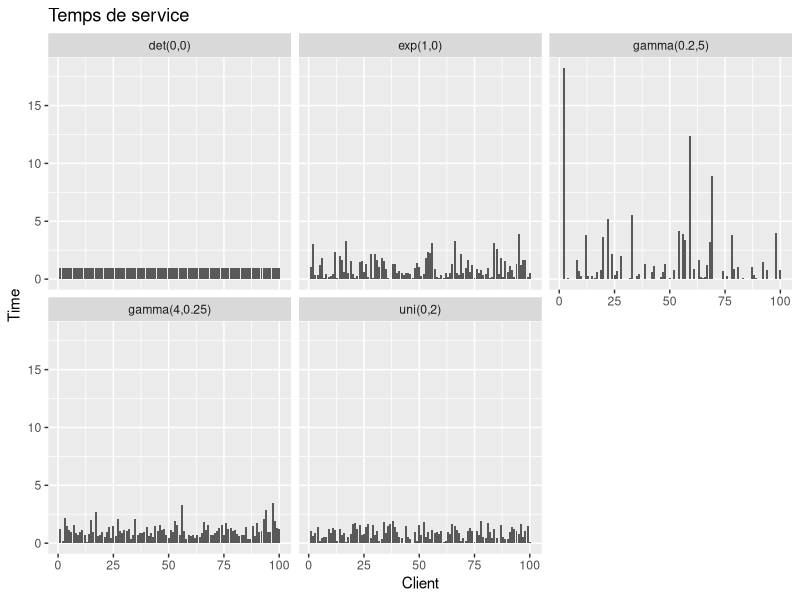
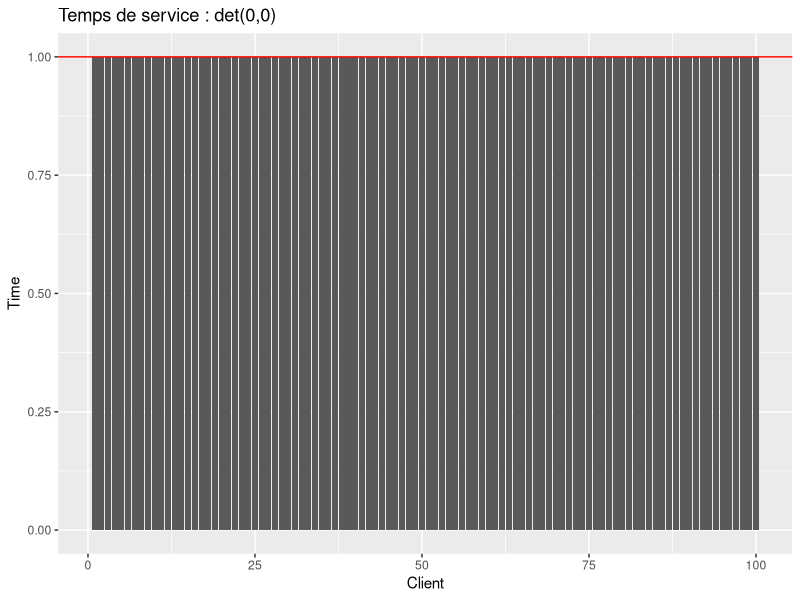
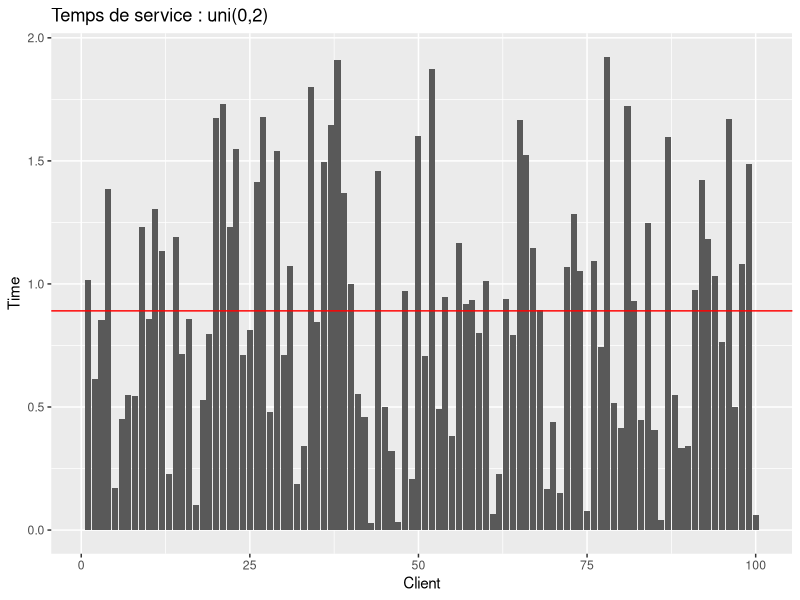
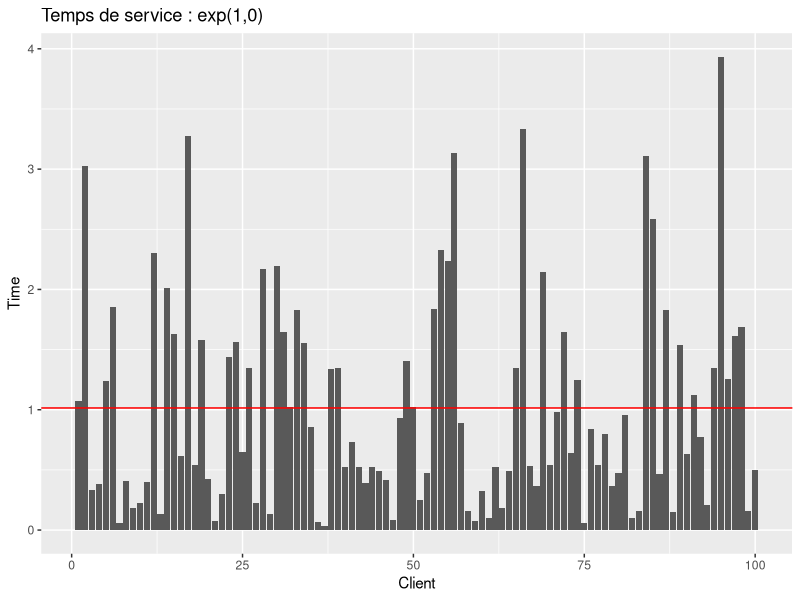
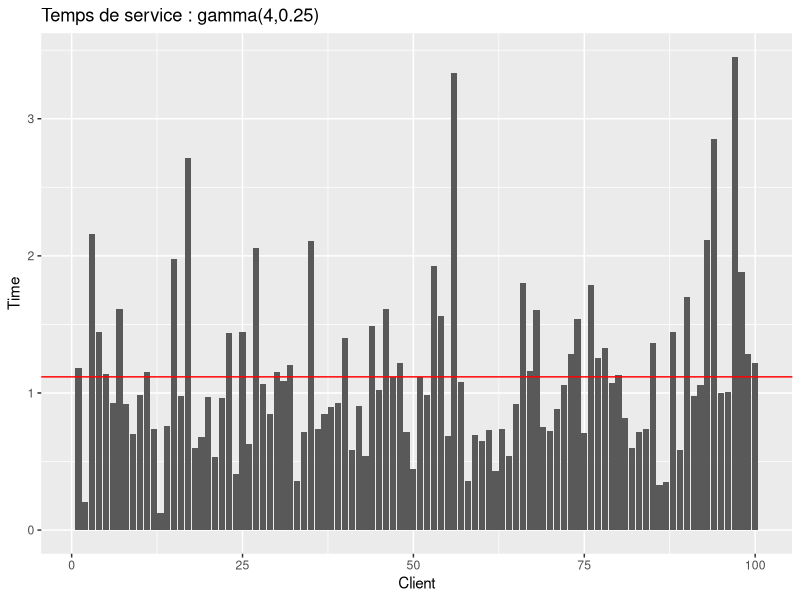
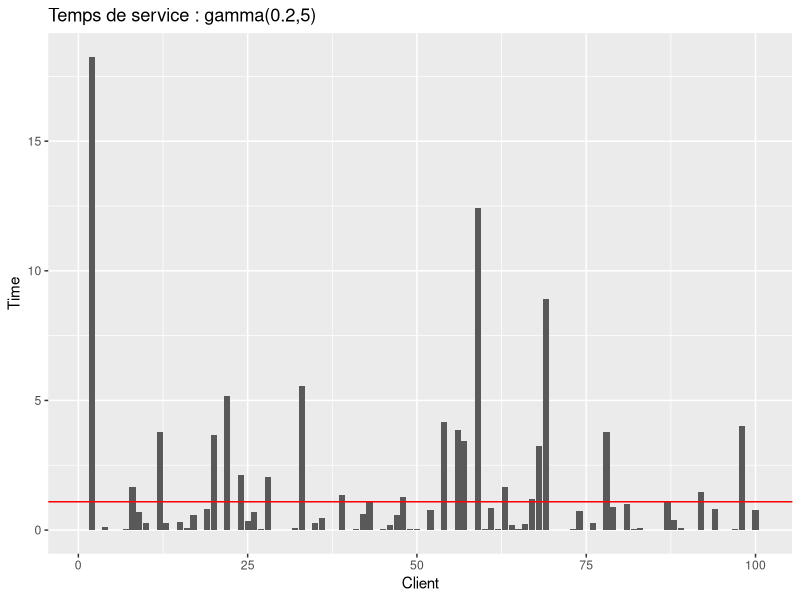
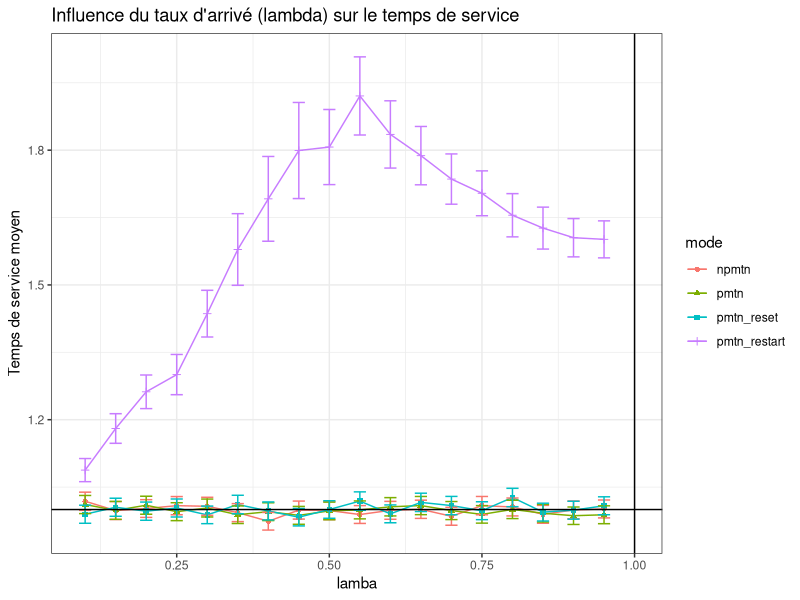
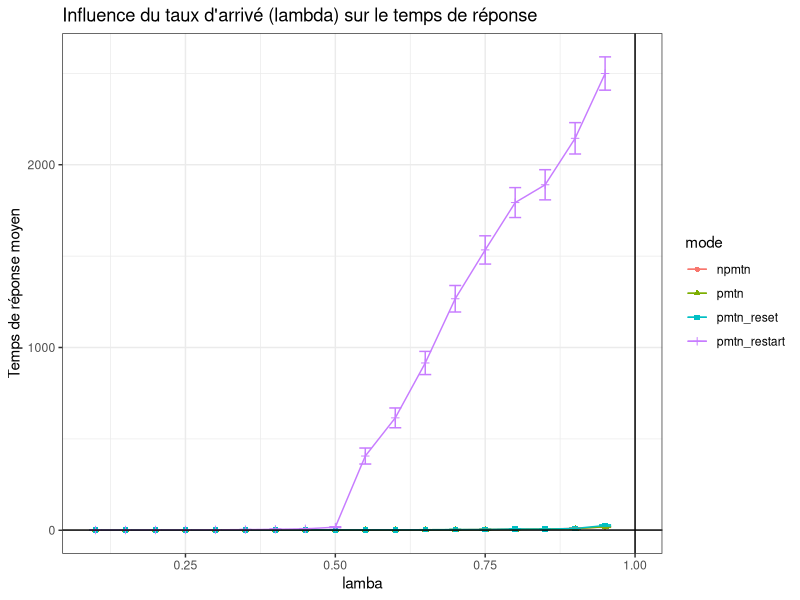

These charts were generated, in order, by the following R code: (Note: a time limit stopped this script after it produced the figures.)
## ---- chunk 1
set.seed(10)
library(plyr)
library(ggplot2)

Service <- function(n=1,typeservice,x,y) {
# genere un temps de service
  switch(typeservice,
         det = rep(1,n),
         uni = runif(n,x,y),
         gamma = rgamma(n,shape=x,scale=y),
         exp = rexp(n,x)
         )
}

## ---- chunk 2
set.seed(10)

laws        = data.frame()
laws        = rbind(laws, data.frame(name="det(0,0)", fun="det", x=0, y=0))
laws        = rbind(laws, data.frame(name="uni(0,2)", fun="uni", x=0, y=2))
laws        = rbind(laws, data.frame(name="exp(1,0)", fun="exp", x=1, y=0))
laws        = rbind(laws, data.frame(name="gamma(4,0.25)", fun="gamma", x=4, y=0.25))
laws        = rbind(laws, data.frame(name="gamma(0.2,5)", fun="gamma", x=0.2, y=5))

n = 100
df = data.frame()

for (law in 1:nrow(laws)) {
  tmp = data.frame(value=Service(n, typeservice=as.character(laws[law,]$fun), laws[law,]$x, laws[law,]$y))
  tmp$id  = 1:length(tmp$value)  
  tmp$name = laws[law,]$name
  
  df = rbind(df, tmp)
}

## ---- chunk 3

ggplot(data=df, aes(x=id, y=value)) + 
  geom_bar(data=df,stat="identity", position="identity") + 
  #geom_hline(yintercept = mean(df$value), color="red") +
  facet_wrap(~name) +
  ylab("Time") + xlab("Client") + 
  ggtitle("Temps de service")


## ---- chunk 4

fun = df[df$name=="det(0,0)",]
ggplot(data=fun, aes(x=id, y=value)) + 
  geom_bar(data=fun,stat="identity", position="identity") + 
  geom_hline(yintercept = mean(fun$value), color="red") +
  ylab("Time") + xlab("Client") + 
  ggtitle(paste("Temps de service", as.character(fun[1,]$name), sep=" : "))

## ---- chunk 5

fun = df[df$name=="uni(0,2)",]
ggplot(data=fun, aes(x=id, y=value)) + 
  geom_bar(data=fun,stat="identity", position="identity") + 
  geom_hline(yintercept = mean(fun$value), color="red") +
  ylab("Time") + xlab("Client") + 
  ggtitle(paste("Temps de service", as.character(fun[1,]$name), sep=" : "))
## ---- chunk 6

fun = df[df$name=="exp(1,0)",]
ggplot(data=fun, aes(x=id, y=value)) + 
  geom_bar(data=fun,stat="identity", position="identity") + 
  geom_hline(yintercept = mean(fun$value), color="red") +
  ylab("Time") + xlab("Client") + 
  ggtitle(paste("Temps de service", as.character(fun[1,]$name), sep=" : "))
## ---- chunk 7

fun = df[df$name=="gamma(4,0.25)",]
ggplot(data=fun, aes(x=id, y=value)) + 
  geom_bar(data=fun,stat="identity", position="identity") + 
  geom_hline(yintercept = mean(fun$value), color="red") +
  ylab("Time") + xlab("Client") + 
  ggtitle(paste("Temps de service", as.character(fun[1,]$name), sep=" : "))
## ---- chunk 8

fun = df[df$name=="gamma(0.2,5)",]
ggplot(data=fun, aes(x=id, y=value)) + 
  geom_bar(data=fun,stat="identity", position="identity") + 
  geom_hline(yintercept = mean(fun$value), color="red") +
  ylab("Time") + xlab("Client") + 
  ggtitle(paste("Temps de service", as.character(fun[1,]$name), sep=" : "))

## ---- chunk 9
var(df[df$name=="gamma(4,0.25)",]$value)
mean(df[df$name=="gamma(4,0.25)",]$value)
## ---- chunk 10
var(df[df$name=="gamma(0.2,5)",]$value)
mean(df[df$name=="gamma(0.2,5)",]$value)
## ---- chunk 11
FileLIFO <- function(n,lambda,typeservice,x,y,policy) {
    # simulates a M/GI/1 LIFO queue with different preemption policy
    # parameters:
    #    n :  total number of jobs
    #    lambda : arrival rate
    #    typeservice : service law (det uni gamma exp)
    #    x ,y : parameters of the service law
    #    policy: npmtn, pmtn, pmtn_restart, pmtn_reset
    # return value:
    #    vector with response time of each task assuming the queue is initially empty
    
    A <- rexp(n,lambda)         # inter arrival
    t1 <- cumsum(A)             # arrival dates
    t2 <- rep(NA,n)             # completion dates
    S <- Service(n,typeservice,x,y) # initial service times
    
    #### Variables that define the state of the queue
    t = 0               # current time
    remaining = rep(NA,n)  # how much work remains to do for each task
    running = NA        # index of the currently running task
    waiting = c()       # stack with tasks which have arrived and have not been completed yet
    next_arrival = 1    # index of the next task to arrive
    sys_vide = 0        # by curiosity let's count the number of times the system is empty
    sys_interrupted = 0 # by curiosity let's count the number of times the system is interrupted
    used = rep(0, n)    # by curiosity let's count the total of time used by a process (including its restart)
    #interrupted = data.frame()  # by curiosity let's save the preemptions for counting them later
    
    #### A few useful local functions 
    run_task = function() { # runs the last task of the waiting list
      #if there is still a process in the stack to run, we take the last one in
      if(length(waiting)>0) {
        running <<- waiting[length(waiting)] #it unstacks th e last one
        #we update the remaning time : it depends on the policy chosen
        remaining[running] <<- switch(policy,
                                      #the process restart from the beginning
                                      npmtn = S[running],
                                      
                                      #At first loop it takes S[running], but after remaining[running] is returned
                                      pmtn = min(S[running],remaining[running],na.rm=T),
                                      
                                      #the process restart from the beginning
                                      pmtn_restart = S[running],
                                      
                                      #the process restart with a shorter time
                                      pmtn_reset = Service(1,typeservice,x,y)
                                      )
        waiting <<- waiting[-length(waiting)] #renvoie le tableau privé de l'element a la position length(waiting) => le dernier element empilé
      }
    }

    push_task = function() { # insert the next_arrival-th task to the waiting list
                             # and run it if there is preemption
      if(policy != "npmtn") {
        if(!is.na(running)) {
          waiting <<- c(waiting,running) #it stacks the current process, if t==t1[next_arrival]
          #interrupted = rbind(interrupted, data.frame(id=running, when=t, remaining=remaining[running]))
        }
        running <<- NA
      }
      waiting <<- c(waiting,next_arrival)
      next_arrival <<- next_arrival+1 
      if(is.na(running)) { run_task() }
    }

    #### Main simulation loop
    while(TRUE) { 
      #dt is the time we will minus the remaning running process time
      # Look for next event
      dt = NA
      #have we reached the number max of process arrival ?
      if(next_arrival <=n) { dt = min(dt ,(t1[next_arrival]-t), na.rm=T ) } #dt=t1[..]-t it's a bit akward to take the min with dt because NA are deleted. Notice that t1[next_arrival]-t=dt is the next process arrival time - current time. So this is the elapsed time
      
      #is some process running ? if so, we finish executing it if its remainning time is lower than the delta time of the next arrival
      if(!is.na(running))  { dt = min(dt,remaining[running], na.rm=T) }
      
      #we've reached the max of process (no next arrival) and no process is running, we take off
      if(is.na(dt)) { break }
      
      # Update state
      t=t+dt
      if(!is.na(running)) {
        remaining[running] = remaining[running] - dt
        used[running] = used[running] + dt
        if(remaining[running]<=0) {
          t2[running] = t
          running = NA
          
          #it unstacks the last process and it launchs it depending on the policy chosen (resume, restart, restart with lower time), and affect remain[running] to the corresponding time service
          run_task()
        }
      }
      if((next_arrival<=n) & (t==t1[next_arrival])) {
        push_task() #insert the next_arrival-th task to the waiting list and run it if there is preemption
      }
      
    }
    
    #count the number of times the system is empty
    for(i in 2:n) {
      if ( t1[i]>t2[i-1]) {
        sys_vide = sys_vide + 1
      }
    }
    
    list (jobs = data.frame(arrival = t1, completion=t2, service=used, theoricService=S, response=(t2-t1)), 
          sys_vide = sys_vide)
}    

## ---- chunk 12

set.seed(10)
lambda_min  = 0.1
lambda_max  = 0.95
step        = 0.05
n           = 10000
x           = 1
y           = 1
policies    = c("npmtn","pmtn", "pmtn_restart", "pmtn_reset")

df = data.frame()
for(policy in policies){ 
  for(lambda in seq(lambda_min, lambda_max, step)) {
      route=FileLIFO(n, lambda, typeservice="exp", x, y, policy)
      tmp=route$jobs
      tmp$mode = policy
      tmp$lambda = lambda
      tmp$id=1:length(tmp$arrival)
      tmp$n = n
      tmp$sys_vide = route$sys_vide
      
      df = rbind(df, tmp)
  }
}


df

library(plyr)
res = ddply(df, c("mode", "lambda", "n", "sys_vide"), summarize, serviceM= mean(service), sd_service=sd(service), responseM=mean(response), sd_response=sd(response))
res


## ---- chunk 13
ggplot(data=res, aes(x = lambda, y = serviceM, color = mode, shape = mode)) + 
  geom_line() +
  geom_point() + 
  geom_errorbar(width = 0.02, aes(x = lambda, y = serviceM, ymin = serviceM - 2 * sd_service/sqrt(n), ymax = serviceM + 2 * sd_service/sqrt(n))) + 
  geom_vline(xintercept = 1) +
  geom_hline(yintercept = 1) +
  theme_bw() +
  xlab("lamba") +
  ylab("Temps de service moyen") +
  ggtitle("Influence du taux d'arrivé (lambda) sur le temps de service")


ggplot(data=res, aes(x = lambda, y = responseM, color = mode, shape = mode)) + 
  geom_line() +
  geom_point() + 
  geom_errorbar(width = 0.02, aes(x = lambda, y = responseM, ymin = responseM - 2 * sd_response/sqrt(n), ymax = responseM + 2 * sd_response/sqrt(n))) + 
  geom_vline(xintercept = 1) +
  geom_hline(yintercept = 1) +
  theme_bw() +
  xlab("lamba") +
  ylab("Temps de réponse moyen") +
  ggtitle("Influence du taux d'arrivé (lambda) sur le temps de réponse")
## ---- chunk 14
library(plyr)
res = ddply(df[df$law=="exp",], c("law", "mode", "lambda"), summarize, n = length(response), responseM=mean(response), sd_response=sd(response))
res

## ---- chunk 15

set.seed(10)
lambda_min  = 0.1
lambda_max  = 0.95
step        = 0.05
n           = 5000
policies    = c("npmtn","pmtn", "pmtn_restart", "pmtn_reset")

laws        = data.frame()
laws        = rbind(laws, data.frame(name="det(0,0)", fun="det", x=0, y=0))
laws        = rbind(laws, data.frame(name="uni(0,2)", fun="uni", x=0, y=2))
laws        = rbind(laws, data.frame(name="exp(1,0)", fun="exp", x=1, y=0))
laws        = rbind(laws, data.frame(name="gamma(4,0.25)", fun="gamma", x=4, y=0.25))
laws        = rbind(laws, data.frame(name="gamma(O.2,5)", fun="gamma", x=0.2, y=5))

df = data.frame()
for(law in 1:nrow(laws)) {
  for(policy in policies){ 
    for(lambda in seq(lambda_min, lambda_max, step)) {
        tmp=FileLIFO(n, lambda, typeservice=as.character(laws[law,]$fun), laws[law,]$x, laws[law,]$y, policy)$jobs
        tmp$mode = policy
        tmp$lambda = lambda
        tmp$id=1:length(tmp$arrival)
        tmp$law = laws[law,]$name
        df = rbind(df, tmp)
    }
  }
}

df

library(plyr)
res = ddply(df, c("law", "mode", "lambda"), summarize, n = length(response), responseM=mean(response), sd_response=sd(response))
res

## ---- chunk 16
ggplot(data=res, aes(x = lambda, y = responseM, color = mode, shape = mode)) + 
  geom_line() +
  geom_point() + 
  geom_errorbar(width = 0.02, aes(x = lambda, y = responseM, ymin = responseM - 2 * sd_response/sqrt(n), ymax = responseM + 2 * sd_response/sqrt(n))) + 
  geom_vline(xintercept = 1) +
  geom_hline(yintercept = 1) +
  theme_bw() +
  facet_wrap(~law) +
  xlab("lambda") +
  ylab("Temps de réponse moyen") +
  ggtitle("Influence du taux d'arrivé (lambda) sur le temps de réponse")

## ---- chunk 17

set.seed(10)
lambda_min  = 0.1
lambda_max  = 0.95
step        = 0.05
lambdas     = c(.2, .4, .6, .8) #seq(lambda_min, lambda_max, step)
n           = 5000
policies    = c("npmtn","pmtn", "pmtn_restart", "pmtn_reset")

laws        = data.frame()
laws        = rbind(laws, data.frame(name="exp(1,0)", fun="exp", x=1, y=0))
laws        = rbind(laws, data.frame(name="exp(5,0)", fun="exp", x=3, y=0))
laws        = rbind(laws, data.frame(name="exp(0.1 ,0)", fun="exp", x=0.2, y=0))

df = data.frame()
for(law in 1:nrow(laws)) {
  for(policy in policies){ 
    for(lambda in lambdas) {
        tmp=FileLIFO(n, lambda, typeservice=as.character(laws[law,]$fun), laws[law,]$x, laws[law,]$y, policy)$jobs
        tmp$mode = policy
        tmp$lambda = lambda
        tmp$id=1:length(tmp$arrival)
        tmp$law = laws[law,]$name
        df = rbind(df, tmp)
    }
  }
}

library(plyr)
res = ddply(df, c("law", "mode", "lambda"), summarize, n = length(response), responseM=mean(response), sd_response=sd(response))

## ---- chunk 18
ggplot(data=res, aes(x = lambda, y = responseM, color = mode, shape = mode)) + 
  geom_line() +
  geom_point() + 
  geom_errorbar(width = 0.02, aes(x = lambda, y = responseM, ymin = responseM - 2 * sd_response/sqrt(n), ymax = responseM + 2 * sd_response/sqrt(n))) + 
  geom_vline(xintercept = 1) +
  geom_hline(yintercept = 1) +
  theme_bw() +
  facet_wrap(~law) +
  xlab("lambda") +
  ylab("Temps de réponse moyen") +
  ggtitle("Influence du taux d'arrivé (lambda) sur le temps de réponse")

## ---- chunk 19
mean_service = ddply(df, c("law", "mode", "lambda"), summarize, n = length(theoricService), theoricService=mean(theoricService))

ddply(mean_service, c("law"), summarize, n = length(theoricService), theoricService=mean(theoricService))
